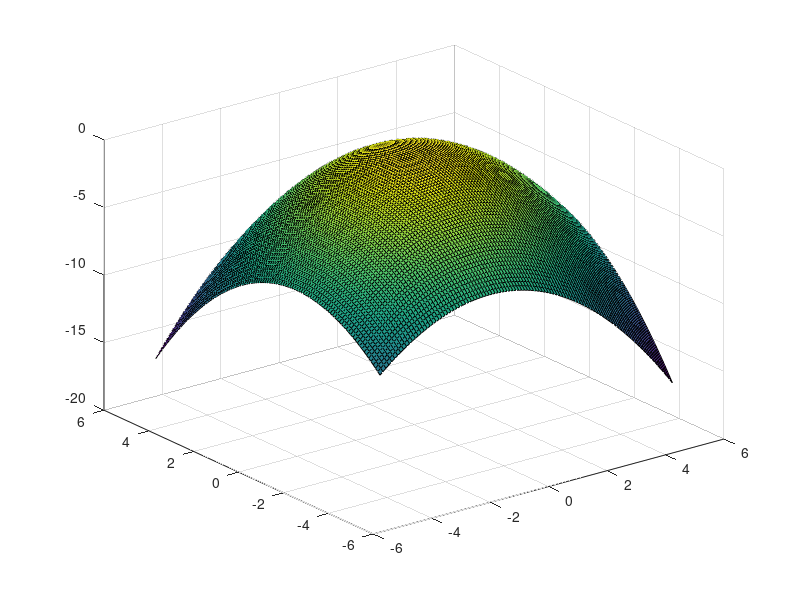

Reproduce this figure in MATLAB.
%Here we test if using probabilities or log(P) is ok for matching markers
%to sensors on model

mes_size = 2;
A = rand(mes_size,mes_size); % generate a random n x n matrix
% construct a symmetric matrix
A = 0.5*(A+A');
A = A + mes_size*eye(mes_size);

[mes_x,mes_y] = meshgrid(linspace(-5,5,100));
mes = [mes_x(:), mes_y(:)];
mes_mean = zeros(1,2);
mes_mean_all = repmat(mes_mean,size(mes,1),1);
A_all = repmat(A,1,1,size(mes,1));
tic;
p = mvnpdf(mes,mes_mean_all,A_all);
p_norm = p./(1/sqrt((2*pi)^size(A,1)*det(A)));
time_p = toc;
disp(['Probs time: ' num2str(time_p)]);
surf(mes_x,mes_y,reshape(p_norm,size(mes_x,1),size(mes_x,2)));

%Now lets look at the log 
n = size(A,1);
er = mes-repmat(mes_mean,size(mes,1),1);
%log_norm = n*log(2*pi)+log(det(A))+arrayfun(@(n) er(n,:)*(A\er(n,:)'), 1:size(er,1));
tic;
log_norm = arrayfun(@(n) er(n,:)*(A\er(n,:)'), 1:size(er,1));
time_p = toc;
disp(['Log time: ' num2str(time_p)]);
surf(mes_x,mes_y,reshape(-1/2*log_norm,size(mes_x,1),size(mes_x,2)));


